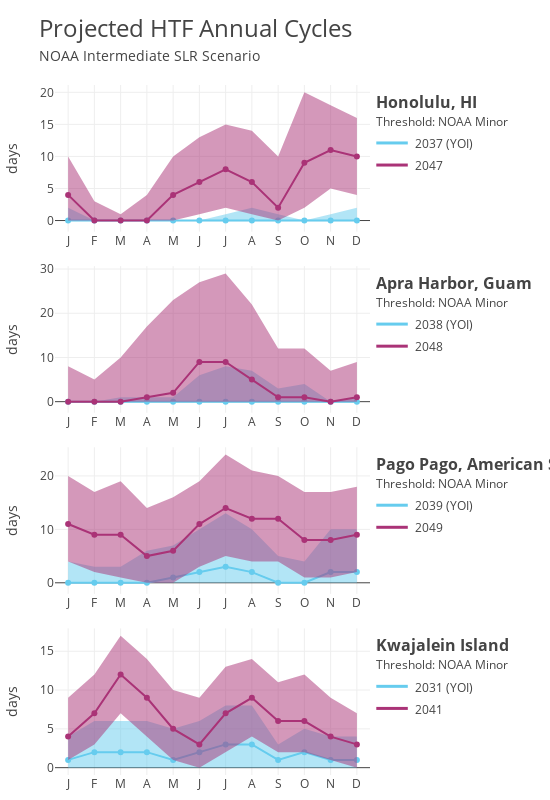

Here is the notebook cell this chart was saved with:
### Markdown cell above
### Figure 3: Projections of HTF annual cycle

With Figure 3, we transition away from the "rapid transition" concept and focus on the tendency for HTF days to cluster together in time. 

The purpose of this figure is to:

1. Show examples of how the annual cycle of HTF days will change with sea level rise. <br>

2. Discuss how considering the annual cycle affects interpretations of annual counts of HTF days. <br>

3. Build toward discussing extreme _numbers_ of events during isolated extreme seasons or months. <br>

Figure 3 shows projected monthly counts of HTF days for the four stations previously discussed in Figure 1. For each station, the figure shows projected annual cycles for each station's YOI (blue) and ten years following the YOI (red). 

In each case, there are one or two seasons per year for which the number of HTF days increases more rapidly due to annual cycles in mean sea level and tidal amplitude. This has important implications for the temporal density of HTF days in coming decades and informs how we interpret annual counts of HTF days that are often given in reports and planning materials.  

In Honolulu, for example, the expected (i.e., 50th percentile) annual count of HTF days in 2047 is 63 (Figure 1). However, when we break that number down into monthly counts, we see that 30 of those events are expected to occur over a span of three months (October–December, Figure 2). Thus, the expected temporal density of HTF days during this season (10 days/month) is approximately double that expected from considering the annual count alone (about 5 days/month). Similar differences in seasonal density of HTF days are expected for the other three stations.

The seasonal clustering of events due to stationary annual cycles in mean sea level and tidal amplitude can be further compounded by stochastic variations in mean sea level and year-to-year (yet still predictable) variations in tidal amplitude. If, for example, a large monthly mean sea level anomaly occurs during the peak HTF season, the two factors compound and produce an extreme (in a statistical sense) number of HTF days that far exceeds what is expected (again in a statistical sense). We investigate the consequences of such extremes in counts of HTF days over seasonal or monthly periods in the following figures.

### Code cell
quantity = "xdys_mo_ptl"
fig = climatology_projections(analysis, subset, quantity, yoi_srch_rng, specific_years=[2020, 2035, 2050])
# fig.write_image(maf + "climatology_int.pdf", scale=2)

### Figure 1 — Plotly figure (JSON) as saved in the notebook; plotly's stock layout.template omitted (floating-point values rounded to 4 significant figures)
{"data": [{"fill": "none", "hoverinfo": "none", "line": {"color": "rgba(102, 204, 238, 0.5)", "width": 0}, "mode": "lines", "showlegend": false, "type": "scatter", "x": [1, 2, 3, 4, 5, 6, 7, 8, 9, 10, 11, 12], "xaxis": "x", "y": [0, 0, 0, 0, 0, 0, 0, 0, 0, 0, 0, 0], "yaxis": "y"}, {"fill": "tonexty", "fillcolor": "rgba(102, 204, 238, 0.5)", "hoverinfo": "none", "mode": "none", "showlegend": false, "type": "scatter", "x": [1, 2, 3, 4, 5, 6, 7, 8, 9, 10, 11, 12], "xaxis": "x", "y": [2, 0, 0, 0, 0, 0, 1, 2, 1, 0, 1, 2], "yaxis": "y"}, {"hoverinfo": "y", "line": {"color": "#66ccee", "width": 2}, "name": "2037", "showlegend": false, "type": "scatter", "x": [1, 2, 3, 4, 5, 6, 7, 8, 9, 10, 11, 12], "xaxis": "x", "y": [0, 0, 0, 0, 0, 0, 0, 0, 0, 0, 0, 0], "yaxis": "y"}, {"fill": "none", "hoverinfo": "none", "line": {"color": "rgba(170, 51, 119, 0.5)", "width": 0}, "mode": "lines", "showlegend": false, "type": "scatter", "x": [1, 2, 3, 4, 5, 6, 7, 8, 9, 10, 11, 12], "xaxis": "x", "y": [0, 0, 0, 0, 0, 1, 2, 1, 0, 2, 5, 4], "yaxis": "y"}, {"fill": "tonexty", "fillcolor": "rgba(170, 51, 119, 0.5)", "hoverinfo": "none", "mode": "none", "showlegend": false, "type": "scatter", "x": [1, 2, 3, 4, 5, 6, 7, 8, 9, 10, 11, 12], "xaxis": "x", "y": [10, 3, 1, 4, 10, 13, 15, 14, 10, 20, 18, 16], "yaxis": "y"}, {"hoverinfo": "y", "line": {"color": "#aa3377", "width": 2}, "name": "2047", "showlegend": false, "type": "scatter", "x": [1, 2, 3, 4, 5, 6, 7, 8, 9, 10, 11, 12], "xaxis": "x", "y": [4, 0, 0, 0, 4, 6, 8, 6, 2, 9, 11, 10], "yaxis": "y"}, {"fill": "none", "hoverinfo": "none", "line": {"color": "rgba(102, 204, 238, 0.5)", "width": 0}, "mode": "lines", "showlegend": false, "type": "scatter", "x": [1, 2, 3, 4, 5, 6, 7, 8, 9, 10, 11, 12], "xaxis": "x2", "y": [0, 0, 0, 0, 0, 0, 0, 0, 0, 0, 0, 0], "yaxis": "y2"}, {"fill": "tonexty", "fillcolor": "rgba(102, 204, 238, 0.5)", "hoverinfo": "none", "mode": "none", "showlegend": false, "type": "scatter", "x": [1, 2, 3, 4, 5, 6, 7, 8, 9, 10, 11, 12], "xaxis": "x2", "y": [0, 0, 1, 1, 1, 6, 8, 7, 3, 4, 0, 1], "yaxis": "y2"}, {"hoverinfo": "y", "line": {"color": "#66ccee", "width": 2}, "name": "2038", "showlegend": false, "type": "scatter", "x": [1, 2, 3, 4, 5, 6, 7, 8, 9, 10, 11, 12], "xaxis": "x2", "y": [0, 0, 0, 0, 0, 0, 0, 0, 0, 0, 0, 0], "yaxis": "y2"}, {"fill": "none", "hoverinfo": "none", "line": {"color": "rgba(170, 51, 119, 0.5)", "width": 0}, "mode": "lines", "showlegend": false, "type": "scatter", "x": [1, 2, 3, 4, 5, 6, 7, 8, 9, 10, 11, 12], "xaxis": "x2", "y": [0, 0, 0, 0, 0, 0, 0, 0, 0, 0, 0, 0], "yaxis": "y2"}, {"fill": "tonexty", "fillcolor": "rgba(170, 51, 119, 0.5)", "hoverinfo": "none", "mode": "none", "showlegend": false, "type": "scatter", "x": [1, 2, 3, 4, 5, 6, 7, 8, 9, 10, 11, 12], "xaxis": "x2", "y": [8, 5, 10, 17, 23, 27, 29, 22, 12, 12, 7, 9], "yaxis": "y2"}, {"hoverinfo": "y", "line": {"color": "#aa3377", "width": 2}, "name": "2048", "showlegend": false, "type": "scatter", "x": [1, 2, 3, 4, 5, 6, 7, 8, 9, 10, 11, 12], "xaxis": "x2", "y": [0, 0, 0, 1, 2, 9, 9, 5, 1, 1, 0, 1], "yaxis": "y2"}, {"fill": "none", "hoverinfo": "none", "line": {"color": "rgba(102, 204, 238, 0.5)", "width": 0}, "mode": "lines", "showlegend": false, "type": "scatter", "x": [1, 2, 3, 4, 5, 6, 7, 8, 9, 10, 11, 12], "xaxis": "x3", "y": [0, 0, 0, 0, 0, 0, 0, 0, 0, 0, 0, 0], "yaxis": "y3"}, {"fill": "tonexty", "fillcolor": "rgba(102, 204, 238, 0.5)", "hoverinfo": "none", "mode": "none", "showlegend": false, "type": "scatter", "x": [1, 2, 3, 4, 5, 6, 7, 8, 9, 10, 11, 12], "xaxis": "x3", "y": [4, 3, 3, 6, 7, 10, 13, 10, 5, 4, 10, 10], "yaxis": "y3"}, {"hoverinfo": "y", "line": {"color": "#66ccee", "width": 2}, "name": "2039", "showlegend": false, "type": "scatter", "x": [1, 2, 3, 4, 5, 6, 7, 8, 9, 10, 11, 12], "xaxis": "x3", "y": [0, 0, 0, 0, 1, 2, 3, 2, 0, 0, 2, 2], "yaxis": "y3"}, {"fill": "none", "hoverinfo": "none", "line": {"color": "rgba(170, 51, 119, 0.5)", "width": 0}, "mode": "lines", "showlegend": false, "type": "scatter", "x": [1, 2, 3, 4, 5, 6, 7, 8, 9, 10, 11, 12], "xaxis": "x3", "y": [4, 2, 1, 0, 0, 3, 5, 4, 4, 1, 1, 2], "yaxis": "y3"}, {"fill": "tonexty", "fillcolor": "rgba(170, 51, 119, 0.5)", "hoverinfo": "none", "mode": "none", "showlegend": false, "type": "scatter", "x": [1, 2, 3, 4, 5, 6, 7, 8, 9, 10, 11, 12], "xaxis": "x3", "y": [20, 17, 19, 14, 16, 19, 24, 21, 20, 17, 17, 18], "yaxis": "y3"}, {"hoverinfo": "y", "line": {"color": "#aa3377", "width": 2}, "name": "2049", "showlegend": false, "type": "scatter", "x": [1, 2, 3, 4, 5, 6, 7, 8, 9, 10, 11, 12], "xaxis": "x3", "y": [11, 9, 9, 5, 6, 11, 14, 12, 12, 8, 8, 9], "yaxis": "y3"}, {"fill": "none", "hoverinfo": "none", "line": {"color": "rgba(102, 204, 238, 0.5)", "width": 0}, "mode": "lines", "showlegend": false, "type": "scatter", "x": [1, 2, 3, 4, 5, 6, 7, 8, 9, 10, 11, 12], "xaxis": "x4", "y": [0, 0, 0, 0, 0, 0, 0, 0, 0, 0, 0, 0], "yaxis": "y4"}, {"fill": "tonexty", "fillcolor": "rgba(102, 204, 238, 0.5)", "hoverinfo": "none", "mode": "none", "showlegend": false, "type": "scatter", "x": [1, 2, 3, 4, 5, 6, 7, 8, 9, 10, 11, 12], "xaxis": "x4", "y": [4, 6, 6, 6, 5, 6, 8, 8, 3, 5, 4, 4], "yaxis": "y4"}, {"hoverinfo": "y", "line": {"color": "#66ccee", "width": 2}, "name": "2031", "showlegend": false, "type": "scatter", "x": [1, 2, 3, 4, 5, 6, 7, 8, 9, 10, 11, 12], "xaxis": "x4", "y": [1, 2, 2, 2, 1, 2, 3, 3, 1, 2, 1, 1], "yaxis": "y4"}, {"fill": "none", "hoverinfo": "none", "line": {"color": "rgba(170, 51, 119, 0.5)", "width": 0}, "mode": "lines", "showlegend": false, "type": "scatter", "x": [1, 2, 3, 4, 5, 6, 7, 8, 9, 10, 11, 12], "xaxis": "x4", "y": [1, 3, 7, 4, 1, 0, 2, 4, 2, 2, 1, 0], "yaxis": "y4"}, {"fill": "tonexty", "fillcolor": "rgba(170, 51, 119, 0.5)", "hoverinfo": "none", "mode": "none", "showlegend": false, "type": "scatter", "x": [1, 2, 3, 4, 5, 6, 7, 8, 9, 10, 11, 12], "xaxis": "x4", "y": [9, 12, 17, 14, 10, 9, 13, 14, 11, 12, 9, 7], "yaxis": "y4"}, {"hoverinfo": "y", "line": {"color": "#aa3377", "width": 2}, "name": "2041", "showlegend": false, "type": "scatter", "x": [1, 2, 3, 4, 5, 6, 7, 8, 9, 10, 11, 12], "xaxis": "x4", "y": [4, 7, 12, 9, 5, 3, 7, 9, 6, 6, 4, 3], "yaxis": "y4"}], "layout": {"annotations": [{"borderpad": 5, "showarrow": false, "text": "Threshold: NOAA Minor", "x": 1, "xanchor": "left", "xref": "paper", "y": 0.968, "yanchor": "top", "yref": "paper"}, {"borderpad": 5, "font": {"size": 16}, "showarrow": false, "text": "<b>Honolulu, HI<b>", "x": 1, "xanchor": "left", "xref": "paper", "y": 1, "yanchor": "top", "yref": "paper"}, {"borderpad": 5, "showarrow": false, "text": "2037 (YOI)", "x": 1.125, "xanchor": "left", "xref": "paper", "y": 0.936, "yanchor": "top", "yref": "paper"}, {"borderpad": 5, "showarrow": false, "text": "2047", "x": 1.125, "xanchor": "left", "xref": "paper", "y": 0.904, "yanchor": "top", "yref": "paper"}, {"borderpad": 5, "font": {"size": 14}, "showarrow": false, "text": "NOAA Intermediate SLR Scenario", "x": -0.07, "xanchor": "left", "xref": "paper", "y": 1.065, "yanchor": "top", "yref": "paper"}, {"borderpad": 5, "showarrow": false, "text": "Threshold: NOAA Minor", "x": 1, "xanchor": "left", "xref": "paper", "y": 0.7055, "yanchor": "top", "yref": "paper"}, {"borderpad": 5, "font": {"size": 16}, "showarrow": false, "text": "<b>Apra Harbor, Guam<b>", "x": 1, "xanchor": "left", "xref": "paper", "y": 0.7375, "yanchor": "top", "yref": "paper"}, {"borderpad": 5, "showarrow": false, "text": "2038 (YOI)", "x": 1.125, "xanchor": "left", "xref": "paper", "y": 0.6735, "yanchor": "top", "yref": "paper"}, {"borderpad": 5, "showarrow": false, "text": "2048", "x": 1.125, "xanchor": "left", "xref": "paper", "y": 0.6415, "yanchor": "top", "yref": "paper"}, {"borderpad": 5, "showarrow": false, "text": "Threshold: NOAA Minor", "x": 1, "xanchor": "left", "xref": "paper", "y": 0.443, "yanchor": "top", "yref": "paper"}, {"borderpad": 5, "font": {"size": 16}, "showarrow": false, "text": "<b>Pago Pago, American Samoa <b>", "x": 1, "xanchor": "left", "xref": "paper", "y": 0.475, "yanchor": "top", "yref": "paper"}, {"borderpad": 5, "showarrow": false, "text": "2039 (YOI)", "x": 1.125, "xanchor": "left", "xref": "paper", "y": 0.411, "yanchor": "top", "yref": "paper"}, {"borderpad": 5, "showarrow": false, "text": "2049", "x": 1.125, "xanchor": "left", "xref": "paper", "y": 0.379, "yanchor": "top", "yref": "paper"}, {"borderpad": 5, "showarrow": false, "text": "Threshold: NOAA Minor", "x": 1, "xanchor": "left", "xref": "paper", "y": 0.1805, "yanchor": "top", "yref": "paper"}, {"borderpad": 5, "font": {"size": 16}, "showarrow": false, "text": "<b>Kwajalein Island<b>", "x": 1, "xanchor": "left", "xref": "paper", "y": 0.2125, "yanchor": "top", "yref": "paper"}, {"borderpad": 5, "showarrow": false, "text": "2031 (YOI)", "x": 1.125, "xanchor": "left", "xref": "paper", "y": 0.1485, "yanchor": "top", "yref": "paper"}, {"borderpad": 5, "showarrow": false, "text": "2041", "x": 1.125, "xanchor": "left", "xref": "paper", "y": 0.1165, "yanchor": "top", "yref": "paper"}], "height": 800, "hovermode": "x", "legend": {"itemclick": false, "itemdoubleclick": false, "orientation": "h", "x": 0.675, "y": 1.17}, "margin": {"b": 25, "l": 55, "pad": 0, "r": 180, "t": 85}, "shapes": [{"line": {"color": "#66ccee", "width": 3}, "type": "line", "x0": 1.02, "x1": 1.12, "xref": "paper", "y0": 0.916, "y1": 0.916, "yref": "paper"}, {"line": {"color": "#aa3377", "width": 3}, "type": "line", "x0": 1.02, "x1": 1.12, "xref": "paper", "y0": 0.884, "y1": 0.884, "yref": "paper"}, {"line": {"color": "#66ccee", "width": 3}, "type": "line", "x0": 1.02, "x1": 1.12, "xref": "paper", "y0": 0.6535, "y1": 0.6535, "yref": "paper"}, {"line": {"color": "#aa3377", "width": 3}, "type": "line", "x0": 1.02, "x1": 1.12, "xref": "paper", "y0": 0.6215, "y1": 0.6215, "yref": "paper"}, {"line": {"color": "#66ccee", "width": 3}, "type": "line", "x0": 1.02, "x1": 1.12, "xref": "paper", "y0": 0.391, "y1": 0.391, "yref": "paper"}, {"line": {"color": "#aa3377", "width": 3}, "type": "line", "x0": 1.02, "x1": 1.12, "xref": "paper", "y0": 0.359, "y1": 0.359, "yref": "paper"}, {"line": {"color": "#66ccee", "width": 3}, "type": "line", "x0": 1.02, "x1": 1.12, "xref": "paper", "y0": 0.1285, "y1": 0.1285, "yref": "paper"}, {"line": {"color": "#aa3377", "width": 3}, "type": "line", "x0": 1.02, "x1": 1.12, "xref": "paper", "y0": 0.0965, "y1": 0.0965, "yref": "paper"}], "title": {"font": {"size": 24}, "text": "Projected HTF Annual Cycles", "x": 0.07, "y": 0.975}, "width": 550, "xaxis": {"anchor": "y", "domain": [0, 1], "layer": "below traces", "range": [0.5, 12.5], "tickmode": "array", "ticktext": ["J", "F", "M", "A", "M", "J", "J", "A", "S", "O", "N", "D"], "tickvals": [1, 2, 3, 4, 5, 6, 7, 8, 9, 10, 11, 12]}, "xaxis2": {"anchor": "y2", "domain": [0, 1], "range": [0.5, 12.5], "tickmode": "array", "ticktext": ["J", "F", "M", "A", "M", "J", "J", "A", "S", "O", "N", "D"], "tickvals": [1, 2, 3, 4, 5, 6, 7, 8, 9, 10, 11, 12]}, "xaxis3": {"anchor": "y3", "domain": [0, 1], "range": [0.5, 12.5], "tickmode": "array", "ticktext": ["J", "F", "M", "A", "M", "J", "J", "A", "S", "O", "N", "D"], "tickvals": [1, 2, 3, 4, 5, 6, 7, 8, 9, 10, 11, 12]}, "xaxis4": {"anchor": "y4", "domain": [0, 1], "range": [0.5, 12.5], "tickmode": "array", "ticktext": ["J", "F", "M", "A", "M", "J", "J", "A", "S", "O", "N", "D"], "tickvals": [1, 2, 3, 4, 5, 6, 7, 8, 9, 10, 11, 12]}, "yaxis": {"anchor": "x", "domain": [0.7875, 1], "layer": "below traces", "title": {"text": "days"}}, "yaxis2": {"anchor": "x2", "domain": [0.525, 0.7375], "title": {"text": "days"}}, "yaxis3": {"anchor": "x3", "domain": [0.2625, 0.475], "title": {"text": "days"}}, "yaxis4": {"anchor": "x4", "domain": [0, 0.2125], "title": {"text": "days"}}}}
